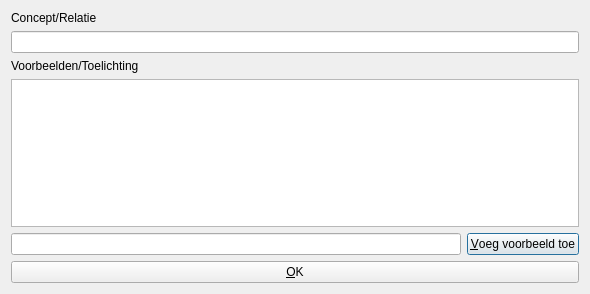
<?xml version="1.0" encoding="UTF-8"?>
<ui version="4.0">
 <class>QtPvdbConceptEditDialog</class>
 <widget class="QDialog" name="QtPvdbConceptEditDialog">
  <property name="geometry">
   <rect>
    <x>0</x>
    <y>0</y>
    <width>590</width>
    <height>294</height>
   </rect>
  </property>
  <property name="windowTitle">
   <string>Concept/Relatie bewerken</string>
  </property>
  <property name="windowIcon">
   <iconset resource="ProjectVanDenBogaart.qrc">
    <normaloff>:/images/PicArrow14x14.png</normaloff>:/images/PicArrow14x14.png</iconset>
  </property>
  <layout class="QVBoxLayout" name="verticalLayout">
   <item>
    <widget class="QLabel" name="label_concept">
     <property name="text">
      <string>Concept/Relatie</string>
     </property>
    </widget>
   </item>
   <item>
    <widget class="QLineEdit" name="edit_concept"/>
   </item>
   <item>
    <widget class="QLabel" name="label_examples">
     <property name="text">
      <string>Voorbeelden/Toelichting</string>
     </property>
    </widget>
   </item>
   <item>
    <widget class="QListWidget" name="list_examples">
     <property name="acceptDrops">
      <bool>false</bool>
     </property>
     <property name="dragEnabled">
      <bool>true</bool>
     </property>
     <property name="dragDropMode">
      <enum>QAbstractItemView::InternalMove</enum>
     </property>
     <property name="alternatingRowColors">
      <bool>true</bool>
     </property>
    </widget>
   </item>
   <item>
    <layout class="QHBoxLayout" name="horizontalLayout">
     <item>
      <widget class="QLineEdit" name="edit_text"/>
     </item>
     <item>
      <widget class="QPushButton" name="button_add">
       <property name="text">
        <string>&amp;Voeg voorbeeld toe</string>
       </property>
      </widget>
     </item>
    </layout>
   </item>
   <item>
    <widget class="QPushButton" name="button_ok">
     <property name="text">
      <string>&amp;OK</string>
     </property>
    </widget>
   </item>
  </layout>
 </widget>
 <tabstops>
  <tabstop>edit_concept</tabstop>
  <tabstop>list_examples</tabstop>
  <tabstop>edit_text</tabstop>
  <tabstop>button_add</tabstop>
  <tabstop>button_ok</tabstop>
 </tabstops>
 <resources>
  <include location="ProjectVanDenBogaart.qrc"/>
 </resources>
 <connections/>
</ui>
